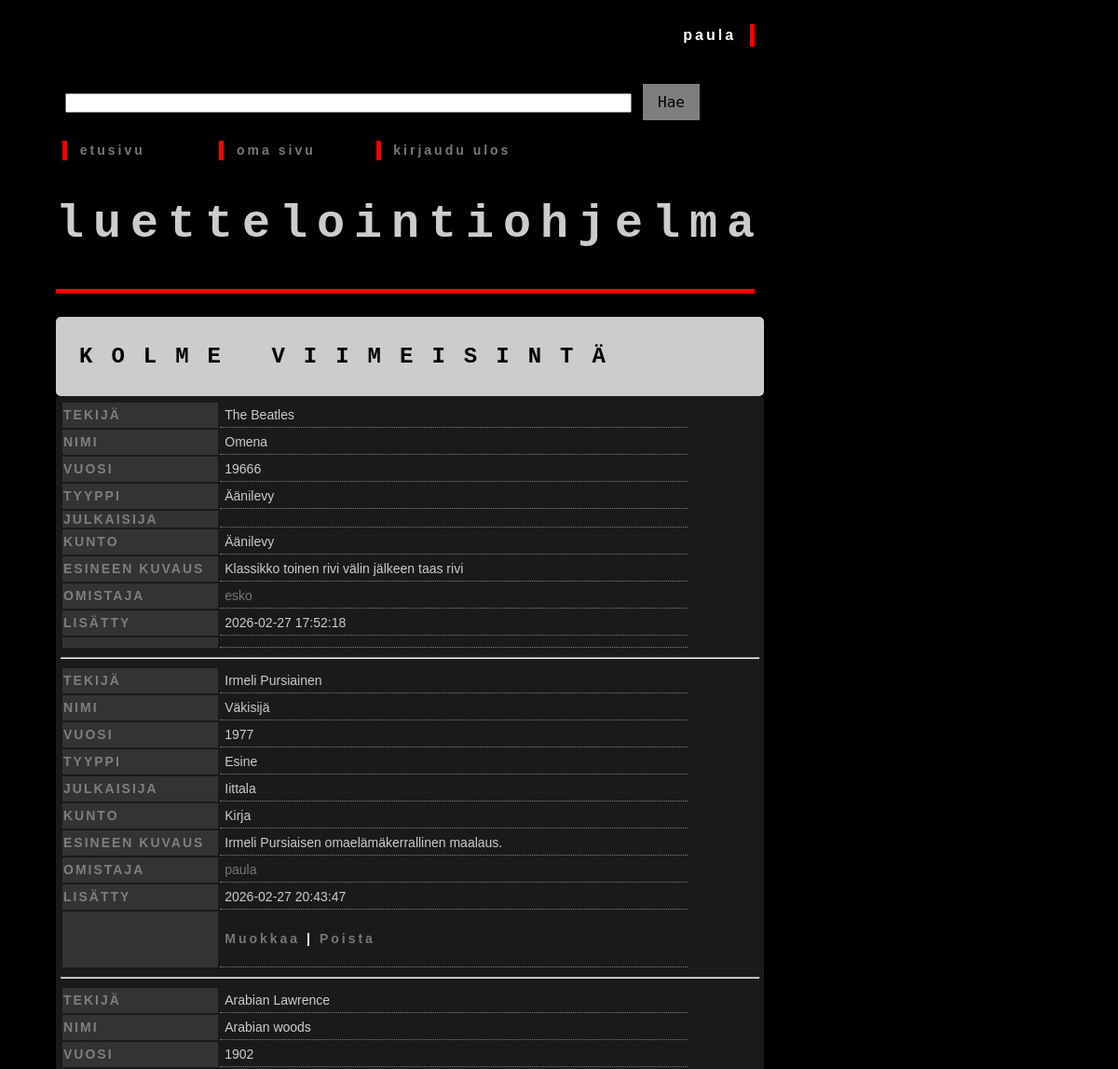
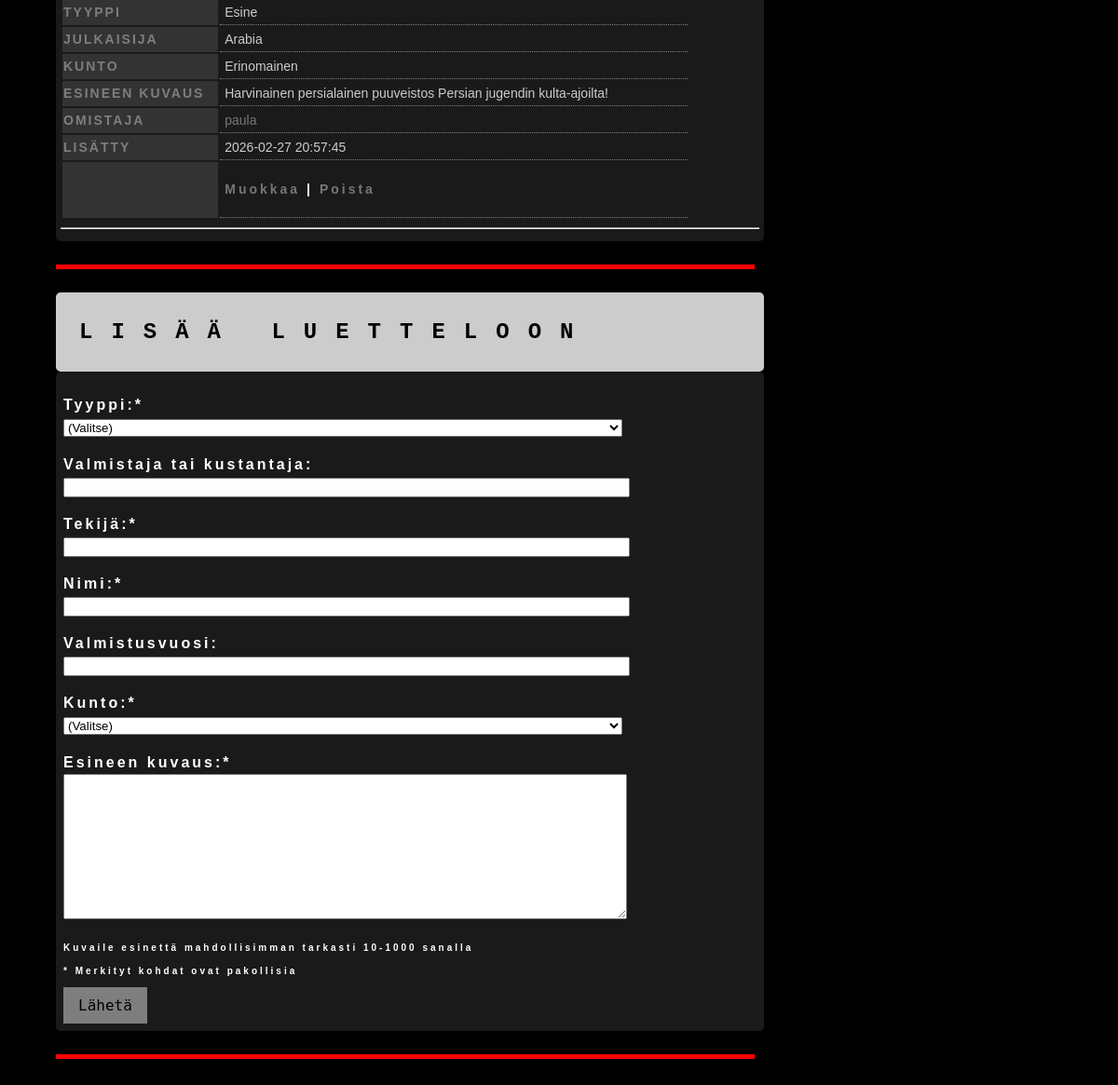
The page / (signed in) on the database its author committed (2 pictures, top to bottom).
### tables this page shows
CREATE TABLE users (
    id INTEGER PRIMARY KEY,
    username TEXT UNIQUE,
    password_hash TEXT,
    image BLOB
);

CREATE TABLE items (
    item_id INTEGER PRIMARY KEY,
    ttyype TEXT,
    content TEXT,
    year INTEGER,
    title TEXT,
    creator TEXT,
    author TEXT,
    condition TEXT,
    sent_at TEXT,
    user_id INTEGER REFERENCES users,
    image BLOB

);

### app.py (the view)
@app.route("/")
@app.route("/<int:page>")
def index(page=1):
    page_size = 10
    items_count = lists.items_count()
    page_count = math.ceil(items_count / page_size)
    page_count = max(page_count, 1)
    if page < 1:
        return redirect("/1")
    if page > page_count:
        return redirect("/" + str(page_count))
    items = lists.get_items(page, page_size)
    return render_template("index.html", items=items, page=page, page_count=page_count)

### app.py (called while the page is built)
@app.before_request
def before_request():
    g.start_time = time.time()

@app.after_request
def after_request(response):
    elapsed_time = round(time.time() - g.start_time, 2)
    print("elapsed time:", elapsed_time, "s")
    return response

### db.py (called while the page is built)
def get_connection():
    con = sqlite3.connect("database.db")
    con.set_trace_callback(print)
    con.execute("PRAGMA foreign_keys = ON")
    con.row_factory = sqlite3.Row
    return con

def query(sql, params=()):
    con = get_connection()
    result = con.execute(sql, params).fetchall()
    con.close()
    return result

### lists.py (called while the page is built)
def get_items(page, page_size):
    sql = """
        SELECT DISTINCT
            i.item_id,
            u.username,
            i.ttyype,
            i.author,
            i.title,
            i.creator,
            i.year,
            i.condition,
            i.content,
            i.sent_at,
            i.user_id
        FROM items i
        JOIN users u ON i.user_id = u.id
        LIMIT ? OFFSET ?
    """
    limit = page_size
    offset = page_size * (page - 1)
    result = db.query(sql, [limit, offset])
    return result if result else []

def items_count():
    sql = "SELECT COUNT(*) FROM items"
    result = db.query(sql)
    return result[0][0]

### templates/index.html (shortened to what this page needs)
<!DOCTYPE html>
<html>
<head>
  <link rel="stylesheet" href="{{ url_for('static', filename='css/styles.css') }}">
</head>
<body>
<div class="kayttaja">
	{% if session.username %}
		<p class="outsetv">
			{{ session.username}} &nbsp;
		</p>
	{% endif %}
</div>
<div class="hakukentta">
	<form action="/search" method="get">
		{% if q %}
		<input type="text" name="q" class="sendform" value="{{ q }}" />
		&nbsp;
		{% else %}
		<input type="text" name="q" class="sendform" />
		{% endif %}
		<input type="submit" value="Hae" class="button">
	</form>
</div>
<div class="linkit">
	<table class="table">
		<tr>
			<td class="td">
				<p class="outset">&nbsp; <a href="/"> etusivu</a>
				</p>
			</td>
			<td class="td">
				<p class="outset">&nbsp; <a href="/user/{{ session.user_id }}"> oma sivu</a>
				</p>
			</td>
				{% if session.username %}
			<td class="td">
					<p class="outset">&nbsp; <a href="/logout">kirjaudu ulos</a>
					</p>
			</td>
			<td>
			</td>
				{% endif %}
		</tr>
	</table>
</div>
<div class="paapalkki">
	<h2>luettelointiohjelma</h2>
	<div class="vaakaviiva">
	</div>
	<div class="paapalkkiheader">
		<h3>kolme viimeisintä</h3>
	</div>
	<div class="paapalkkicontainer">
    {% for item in items[-3:] %}
        <div>
            <table class="table">
                <tr>
                    <th class="th"">Tekijä</th>
                    <td class="tditems">{{ item['author'] }}</td>
				</tr>
				<tr>
                    <th class="th">Nimi</th>
                    <td class="tditems">{{ item['title'] }}</td>
				</tr>
				<tr>
                    <th class="th">Vuosi</th>
                    <td class="tditems">{{ item['year'] }}</td>
				</tr>
				<tr>
                    <th class="th">Tyyppi</th>
                    <td class="tditems">{{ item['ttyype'] }}</td>
				</tr>
				<tr>
                    <th class="th">Julkaisija</th>
                    <td class="tditems">{{ item['creator'] }}</td>
				</tr>
				<tr>
                    <th class="th">Kunto</th>
                    <td class="tditems">{{ item['condition'] }}</td>
                </tr>
                <tr>
					<th class="th">Esineen kuvaus</th>
					<td class="tditems">{{ item['content'] }}</td>
                </tr>
                <tr>
					<th class="th">Omistaja</th>
					<td class="tditems"><a href="/user/{{ item.user_id }}">
					{{ item.username }}</a>
					</td>
                </tr>
                <tr>
                            <th class="th">Lisätty</th>
                            <td class="tditems">{{ item['sent_at']}}</td>
				</tr>
                <tr>
					<th class="th"></th>
					<td class="tditems">
						{% if session.get("user_id") and item['user_id'] == session["user_id"] %}
							<p>
								<a href="/edit/{{ item[0] }}">Muokkaa</a> |
								<a href="/remove/{{ item[0] }}">Poista</a>
							</p>
						{% endif %}
					</td>
                </tr>
            </table>
            <hr />
        </div>
    {% endfor %}
    </div>
    <div class="vaakaviiva">
	</div>
	{% if session.username %}
   	<div class="paapalkkiheader">
		<h3>lisää luetteloon</h3>
	</div>
      <div class="paapalkkicontainer">
      	<table class="table">
         	<tr>
            	<td>
               	<form action="/new_item" method="post">
                  	<p>Tyyppi:*<br>
                     	<select name="ttyype" class="sendform" required>
							<option value="" disabled selected hidden>(Valitse)</option>
                        </select>
                     </p>
                     <p>Valmistaja tai kustantaja:<br>
                     	<input type="text" name="creator" maxlength="50" class="sendform">
                     </p>
                     <p>Tekijä:*<br>
                     	<input type="text" name="author" minlength="2" maxlength="50" class="sendform" required>
                    	</p>
                     <p>Nimi:*<br>
                     	<input type="text" name="title" minlength="2" maxlength="50" class="sendform" required>
                     </p>
                    	<p>Valmistusvuosi:<br>
                     	<input type="text" name="year" maxlength="8" class="sendform">
                     </p>
                     <p>Kunto:*<br>
                     	<select name="condition" class="sendform" required>
							<option value="" disabled selected hidden>(Valitse)</option>
                        </select>
                     </p>
                    	<p>Esineen kuvaus:*<br>
                     	<textarea name="content" rows="10" cols="73" minlength="10" maxlength="1000" required></textarea>
                     </p>
					 <p class="mini">Kuvaile esinettä mahdollisimman tarkasti 10-1000 sanalla</p>
					 <p class="mini">* Merkityt kohdat ovat pakollisia</p>
					 <input type="submit" class="button" value="Lähetä">
				</form>
            	</td>
        		</tr>
       	</table>
     	</div>
     	<div class="vaakaviiva">
		</div>
	{% endif %}
</div>
</body>
</html>

### static/css/styles.css (style rules this page uses)
body { margin: 0 auto; max-width: 50em; line-height: 1,3; padding: 4em 2em; background-color: #000000; font-stretch: expanded; color: #cccccc; }
h2 { font-family: 'Courier', 'Courier New', 'monospace'; font-size: 50px; text-transform: lowercase; text-align: center; top: 50%; letter-spacing: 10px; }
h3 { color: #000000; font-family: 'Courier', 'Courier New', 'monospace'; font-size: 24px; font-weight: bolder; text-transform: uppercase; text-indent: 20px; letter-spacing: 20px; }
p { font-family: 'Helvetica', 'Arial', 'sans-serif'; font-weight: bold; letter-spacing: 3px; line-height: 1.5; color: #FFFFFF; }
p.outset { border-left: 5px solid red; }
p.outsetv { border-right: 5px solid red; text-align: right; }
p.mini { font-size: 10px; }
.table { width: 90%; text-align: left; margin: 0px; padding: 0px; }
.td { vertical-align: text-top; text-align: left; font-size: 14px; font-family: 'Helvetica', 'Arial', 'sans-serif'; padding: 5px; margin: 5px; width: 25%; }
.tditems { vertical-align: text-top; text-align: left; font-size: 14px; font-family: 'Helvetica', 'Arial', 'sans-serif'; padding: 5px; margin: 5px; width: 75%; border-bottom: dotted grey 1px; }
.th { vertical-align: text-top; text-align: left; letter-spacing: 2px; background-color: #333333; color: #7e7e7e; font-family: 'Helvetica', 'Arial', 'sans-serif'; font-size: 14px; text-transform: uppercase; font-weight: bold; }
.sendform { width: 600px; }
.button { background-color: #7e7e7e; border: none; color: black; font-family: 'monospace'; font-size: 10px; padding: 10px 16px; text-align: center; text-decoration: none; display: inline-block; font-size: 16px; cursor: pointer; }
a:link, a:visited { text-decoration: none; color: #777777; }
.vaakaviiva { border-bottom: 5px solid red; margin-top: 25px; margin-bottom: 25px; width: 100%; }
.linkit { top: 130px; left: 60px; position: absolute; width: 750px; }
.kayttaja { top: 10px; left: 60px; text-align: right; position: absolute; width: 750px; }
.hakukentta { top: 80px; left: 60px; position: absolute; width: 750px; padding: 0px; margin: 10px; margin-right: 20px; }
.paapalkki { width: 750px; height: 100%; left: 60px; top: 170px; text-align: left; position: absolute; }
.paapalkkiheader { width: 100%; background-color: #cccccc; border: solid 5px #cccccc; border-radius: 5px; padding: 0px; }
.paapalkkicontainer { width: 100%; background-color: #1a1a1a; border: 5px solid #1a1a1a; border-radius: 5px; height: auto; padding: 0px; }

### rows shown on the page
users: username "paula"
items: author "The Beatles", title "Omena", year "19666", ttyype "Äänilevy", condition "Äänilevy", content "Klassikko toinen rivi välin jälkeen taas rivi", username "esko", sent_at "2026-02-27 17:52:18"
items: author "Irmeli Pursiainen", title "Väkisijä", year "1977", ttyype "Esine", creator "Iittala", condition "Kirja", content "Irmeli Pursiaisen omaelämäkerrallinen maalaus.", username "paula", sent_at "2026-02-27 20:43:47"
items: author "Arabian Lawrence", title "Arabian woods", year "1902", ttyype "Esine", creator "Arabia", condition "Erinomainen", content "Harvinainen persialainen puuveistos Persian jugendin kulta-ajoilta!", username "paula", sent_at "2026-02-27 20:57:45"
